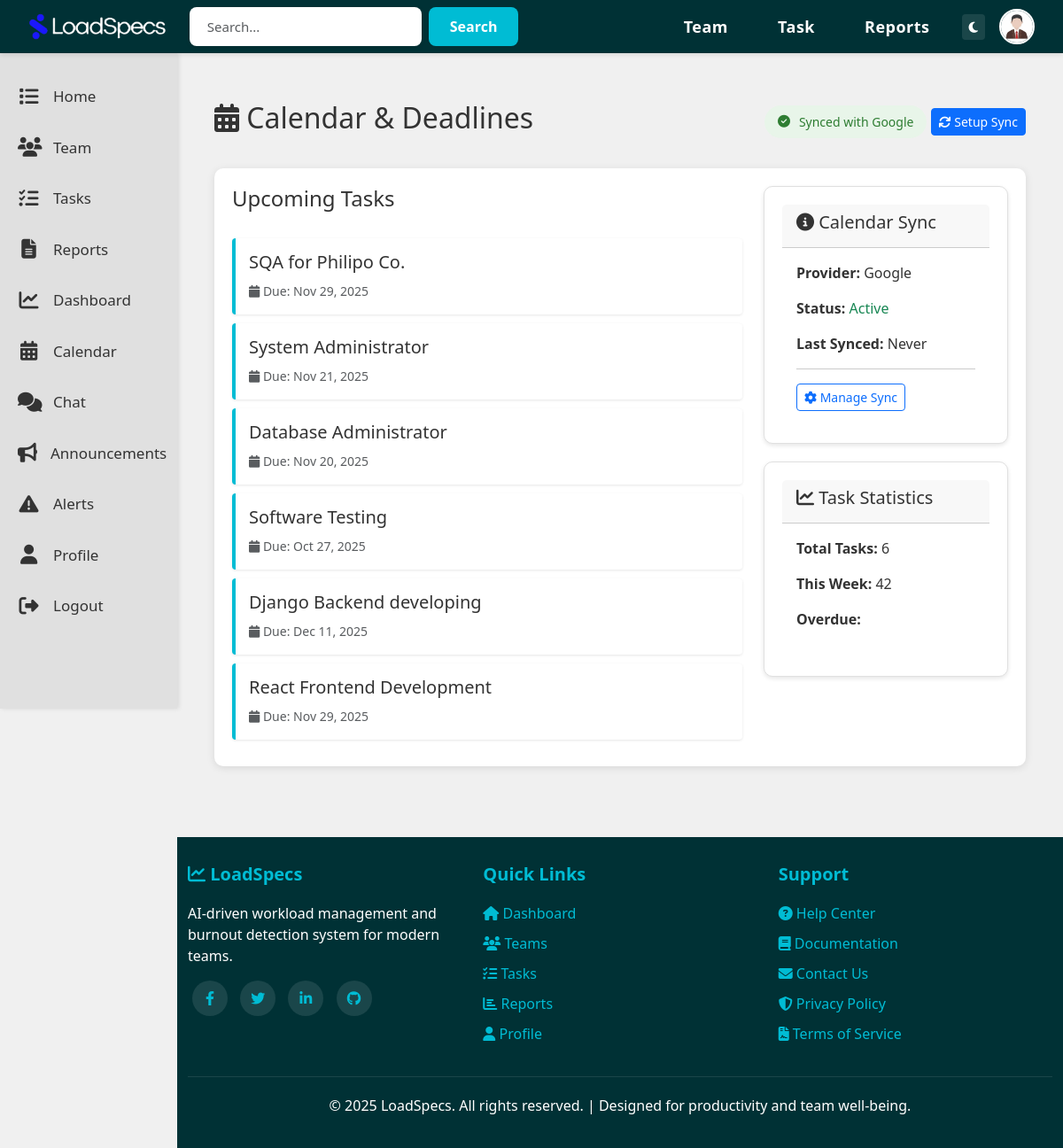
Page /calendar/ (signed in) on the committed database.
### LoadSpecsApp/models.py (models this page shows, shortened)
class User(AbstractUser):
    is_employee = models.BooleanField(default=False)
    is_team_lead = models.BooleanField(default=False)
    company_name = models.CharField(max_length=200, blank=True, null=True)
    joined_date = models.DateTimeField(default=timezone.now)
    bio = models.TextField(blank=True, null=True)
    profile_picture = models.ImageField(
        upload_to='profile_pictures/',
        blank=True,
        null=True,
        default='default_profile.png'
    )

class CalendarSync(models.Model):
    user = models.OneToOneField(User, on_delete=models.CASCADE, related_name='calendar_sync')
    PROVIDER_CHOICES = [
        ('google', 'Google Calendar'),
        ('outlook', 'Microsoft Outlook'),
    ]
    provider = models.CharField(max_length=20, choices=PROVIDER_CHOICES)
    access_token = models.TextField(blank=True, null=True)
    refresh_token = models.TextField(blank=True, null=True)
    token_expiry = models.DateTimeField(null=True, blank=True)
    is_active = models.BooleanField(default=True)
    last_synced = models.DateTimeField(null=True, blank=True)
    sync_enabled = models.BooleanField(default=True)
    class Meta:
        verbose_name = 'Calendar Sync'
        verbose_name_plural = 'Calendar Syncs'

class Task(models.Model):
    STATUS_CHOICES = [
        ('pending', 'Pending'),
        ('in_progress', 'In Progress'),
        ('completed', 'Completed'),
    ]
    PRIORITY_CHOICES = [
        ('low', 'Low'),
        ('medium', 'Medium'),
        ('high', 'High'),
    ]
    team = models.ForeignKey(Team, on_delete=models.CASCADE, related_name='tasks')
    assigned_to = models.ForeignKey(
        Employee,
        on_delete=models.CASCADE,
        related_name='tasks'
    )
    title = models.CharField(max_length=300)
    description = models.TextField(blank=True, null=True)
    status = models.CharField(max_length=20, choices=STATUS_CHOICES, default='pending')
    priority = models.CharField(max_length=20, choices=PRIORITY_CHOICES, default='medium')
    due_date = models.DateField()
    created_at = models.DateTimeField(default=timezone.now)
    updated_at = models.DateTimeField(auto_now=True)
    created_by = models.ForeignKey(
        User,
        on_delete=models.CASCADE,
        related_name='tasks_created'
    )
    @property
    def is_overdue(self):
        return self.due_date < timezone.now().date() and self.status != 'completed'
    class Meta:
        ordering = ['-created_at']

### LoadSpecsApp/views.py (the view)
# urls.py: path('calendar/', views.calendar_view, name='calendar'),
@login_required
def calendar_view(request):
    user = request.user
    context = {'user': user}
    if user.is_employee:
        employee = user.employee_profile
        tasks = employee.tasks.all()
        context['tasks'] = tasks
    elif user.is_team_lead:
        team_lead = user.teamlead_profile
        teams = team_lead.teams.all()
        tasks = Task.objects.filter(team__in=teams)
        context['tasks'] = tasks
        context['teams'] = teams
    try:
        calendar_sync = CalendarSync.objects.get(user=user)
        context['calendar_sync'] = calendar_sync
    except CalendarSync.DoesNotExist:
        context['calendar_sync'] = None
    return render(request, 'LoadSpecsHTML/calendar.html', context)

### templates/LoadSpecsHTML/calendar.html (shortened to what this page needs)
{% extends 'LoadSpecsHTML/base.html' %}
{% load static %}
{% block content %}
<div class="container mt-4">
    <div class="calendar-header">
        <h2><i class="fas fa-calendar-alt"></i> Calendar & Deadlines</h2>
        <div>
            {% if calendar_sync %}
                <span class="sync-status active">
                    <i class="fas fa-check-circle"></i>
                    Synced with {{ calendar_sync.provider|title }}
                </span>
            {% else %}
                <span class="sync-status">
                    <i class="fas fa-exclamation-circle"></i>
                    Not Synced
                </span>
            {% endif %}
            <a href="{% url 'calendar_sync_setup' %}" class="btn btn-sm btn-primary ml-2">
                <i class="fas fa-sync"></i> Setup Sync
            </a>
        </div>
    </div>
    <div class="calendar-container">
        <div class="row">
            <div class="col-md-8">
                <h4>Upcoming Tasks</h4>
                <div class="tasks-list">
                    {% for task in tasks %}
                        <div class="task-card {% if task.is_overdue %}overdue{% endif %}">
                            <div class="d-flex justify-content-between align-items-start">
                                <div>
                                    <h5>{{ task.title }}</h5>
                                    <small class="text-muted">
                                        <i class="fas fa-calendar"></i> Due: {{ task.due_date|date:"M d, Y" }}
                                    </small>
                                </div>
                                <span class="badge badge-{{ task.priority }}">{{ task.priority|upper }}</span>
                            </div>
                        </div>
                    {% empty %}
                        <p class="text-muted">No tasks scheduled</p>
                    {% endfor %}
                </div>
            </div>
            <div class="col-md-4">
                <div class="card">
                    <div class="card-header">
                        <h5><i class="fas fa-info-circle"></i> Calendar Sync</h5>
                    </div>
                    <div class="card-body">
                        {% if calendar_sync %}
                            <p><strong>Provider:</strong> {{ calendar_sync.provider|title }}</p>
                            <p><strong>Status:</strong>
                                {% if calendar_sync.is_active %}
                                    <span class="text-success">Active</span>
                                {% else %}
                                    <span class="text-danger">Inactive</span>
                                {% endif %}
                            </p>
                            <p><strong>Last Synced:</strong>
                                {% if calendar_sync.last_synced %}
                                    {{ calendar_sync.last_synced|timesince }} ago
                                {% else %}
                                    Never
                                {% endif %}
                            </p>
                            <hr>
                            <a href="{% url 'calendar_sync_setup' %}" class="btn btn-sm btn-outline-primary btn-block">
                                <i class="fas fa-cog"></i> Manage Sync
                            </a>
                        {% endif %}
                    </div>
                </div>
                <div class="card mt-3">
                    <div class="card-header">
                        <h5><i class="fas fa-chart-line"></i> Task Statistics</h5>
                    </div>
                    <div class="card-body">
                        <p><strong>Total Tasks:</strong> {{ tasks|length }}</p>
                        <p><strong>This Week:</strong>
                            {% widthratio tasks|length 1 7 %}
                        </p>
                        <p><strong>Overdue:</strong>
                        </p>
                    </div>
                </div>
            </div>
        </div>
    </div>
</div>
{% endblock %}

### templates/LoadSpecsHTML/base.html (shortened to what this page needs)
{% load static %}
<!DOCTYPE html>
<html lang="en">
<head>
    <link href="https://cdn.jsdelivr.net/npm/bootstrap@5.3.0/dist/css/bootstrap.min.css" rel="stylesheet">
    <link rel="stylesheet" href="https://cdnjs.cloudflare.com/ajax/libs/font-awesome/6.4.0/css/all.min.css">
</head>
<body>
    {% if user.is_authenticated %}
    <nav class="navbar navbar-expand-lg navbar-custom fixed-top">
        <div class="container-fluid">
            <a class="navbar-brand" href="{% url 'home' %}">
                <img src="{% static 'Images/loadspecs_logo.png' %}" alt="LoadSpecs Logo" style="height: 30px;">
            </a>
            <div class="search-bar mx-auto d-none d-lg-flex">
                <form class="d-flex" method="GET" action="{% url 'home' %}">
                    <input type="text" name="search" placeholder="Search..." class="form-control">
                    <button type="submit">Search</button>
                </form>
            </div>
            <div class="collapse navbar-collapse justify-content-end" id="navbarNav">
                <ul class="navbar-nav align-items-center">
                    <li class="nav-item">
                        <a class="nav-link" href="{% url 'team' %}">Team</a>
                    </li>
                    <li class="nav-item">
                        <a class="nav-link" href="{% url 'tasks' %}">Task</a>
                    </li>
                    <li class="nav-item">
                        <a class="nav-link" href="{% url 'reports' %}">Reports</a>
                    </li>
                    <li class="nav-item ms-2">
                        <button id="themeToggle" class="btn btn-sm" style="background: rgba(255,255,255,0.1); color: white; border: none;" title="Toggle Theme">
                            <i class="fas fa-moon"></i>
                        </button>
                    </li>
                    <li class="nav-item ms-3">
                        <a href="{% url 'profile' %}" title="Profile">
                            {% if user.profile_picture and user.profile_picture.name != 'default_profile.png' %}
                                <img src="{{ user.profile_picture.url }}" alt="Profile" class="profile-icon">
                            {% else %}
                                <div class="profile-icon d-flex align-items-center justify-content-center"
                                     style="background: linear-gradient(135deg, #667eea 0%, #764ba2 100%);">
                                    <i class="fas fa-user" style="color: white; font-size: 20px;"></i>
                                </div>
                            {% endif %}
                        </a>
                    </li>
                </ul>
            </div>
        </div>
    </nav>
    <div class="sidebar d-none d-md-block">
        <a href="{% url 'home' %}" class="sidebar-item {% if request.resolver_match.url_name == 'home' %}active{% endif %}">
            <i class="fas fa-list"></i>
            <span>Home</span>
        </a>
        <a href="{% url 'team' %}" class="sidebar-item {% if request.resolver_match.url_name == 'team' %}active{% endif %}">
            <i class="fas fa-users"></i>
            <span>Team</span>
        </a>
        <a href="{% url 'tasks' %}" class="sidebar-item {% if request.resolver_match.url_name == 'tasks' %}active{% endif %}">
            <i class="fas fa-tasks"></i>
            <span>Tasks</span>
        </a>
        <a href="{% url 'reports' %}" class="sidebar-item {% if request.resolver_match.url_name == 'reports' %}active{% endif %}">
            <i class="fas fa-file-alt"></i>
            <span>Reports</span>
        </a>
        <a href="{% url 'performance_dashboard' %}" class="sidebar-item">
            <i class="fas fa-chart-line"></i>
            <span>Dashboard</span>
        </a>
        <a href="{% url 'calendar' %}" class="sidebar-item">
            <i class="fas fa-calendar-alt"></i>
            <span>Calendar</span>
        </a>
        <a href="{% url 'chat' %}" class="sidebar-item">
            <i class="fas fa-comments"></i>
            <span>Chat</span>
        </a>
        <a href="{% url 'announcements' %}" class="sidebar-item">
            <i class="fas fa-bullhorn"></i>
            <span>Announcements</span>
        </a>
        {% if user.is_team_lead %}
        <a href="{% url 'burnout_alerts' %}" class="sidebar-item">
            <i class="fas fa-exclamation-triangle"></i>
            <span>Alerts</span>
        </a>
        {% endif %}
        <a href="{% url 'profile' %}" class="sidebar-item {% if request.resolver_match.url_name == 'profile' %}active{% endif %}">
            <i class="fas fa-user"></i>
            <span>Profile</span>
        </a>
        <a href="{% url 'logout' %}" class="sidebar-item">
            <i class="fas fa-sign-out-alt"></i>
            <span>Logout</span>
        </a>
    </div>
    {% endif %}
    <div class="{% if user.is_authenticated %}main-content{% endif %}">
        {% block content %}{% endblock %}
    </div>
    {% if user.is_authenticated %}
    <footer class="footer">
        <div class="container-fluid">
            <div class="row">
                <div class="col-md-4">
                    <h5><i class="fas fa-chart-line"></i> LoadSpecs</h5>
                    <p>AI-driven workload management and burnout detection system for modern teams.</p>
                    <div class="social-icons mt-3">
                        <a href="#" title="Facebook"><i class="fab fa-facebook-f"></i></a>
                        <a href="#" title="Twitter"><i class="fab fa-twitter"></i></a>
                        <a href="#" title="LinkedIn"><i class="fab fa-linkedin-in"></i></a>
                        <a href="#" title="GitHub"><i class="fab fa-github"></i></a>
                    </div>
                </div>
                <div class="col-md-4">
                    <h5>Quick Links</h5>
                    <ul>
                        <li><a href="{% url 'home' %}"><i class="fas fa-home"></i> Dashboard</a></li>
                        <li><a href="{% url 'team' %}"><i class="fas fa-users"></i> Teams</a></li>
                        <li><a href="{% url 'tasks' %}"><i class="fas fa-tasks"></i> Tasks</a></li>
                        <li><a href="{% url 'reports' %}"><i class="fas fa-chart-bar"></i> Reports</a></li>
                        <li><a href="{% url 'profile' %}"><i class="fas fa-user"></i> Profile</a></li>
                    </ul>
                </div>
                <div class="col-md-4">
                    <h5>Support</h5>
                    <ul>
                        <li><a href="#"><i class="fas fa-question-circle"></i> Help Center</a></li>
                        <li><a href="#"><i class="fas fa-book"></i> Documentation</a></li>
                        <li><a href="#"><i class="fas fa-envelope"></i> Contact Us</a></li>
                        <li><a href="#"><i class="fas fa-shield-alt"></i> Privacy Policy</a></li>
                        <li><a href="#"><i class="fas fa-file-contract"></i> Terms of Service</a></li>
                    </ul>
                </div>
            </div>
            <div class="footer-bottom">
                <p>&copy; {{ current_year|default:"2025" }} LoadSpecs. All rights reserved. | Designed for productivity and team well-being.</p>
            </div>
        </div>
    </footer>
    {% endif %}
</body>
</html>

### rows in the picture
User: profile_picture (picture)
CalendarSync: provider "Google"
Task: title "SQA for Philipo Co.", due_date "Nov 29, 2025"
Task: title "System Administrator", due_date "Nov 21, 2025"
Task: title "Database Administrator", due_date "Nov 20, 2025"
Task: title "Software Testing", due_date "Oct 27, 2025"
Task: title "Django Backend developing", due_date "Dec 11, 2025"
Task: title "React Frontend Development", due_date "Nov 29, 2025"

### other values in the picture
{{ tasks|length }} "6"
{{ current_year|default:"2025" }} "2025"
